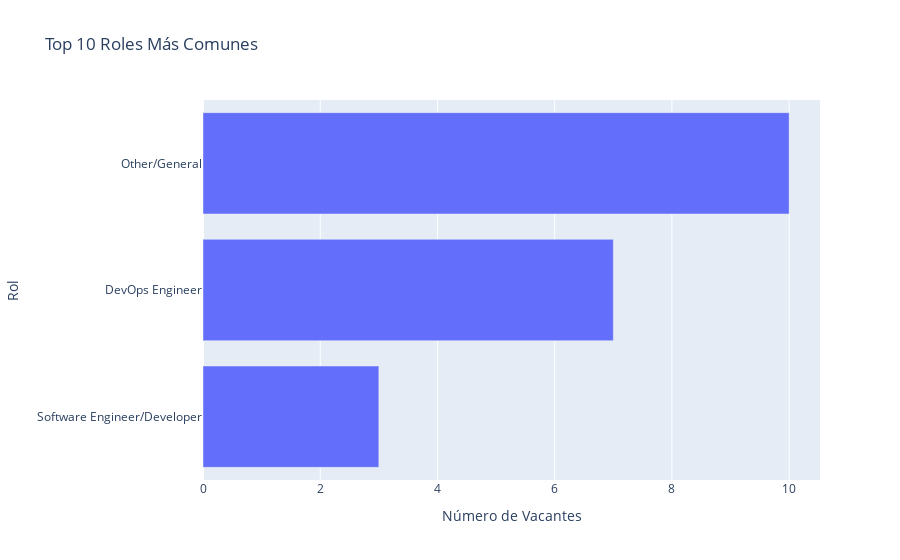

Notebook cell for this chart:
### Markdown cell above
### 3.4. Roles Más Demandados (Basado en datos crudos de `jobs`)

Similar a las habilidades, podemos ver los roles que más aparecen en los títulos de las vacantes.

### Code cell
if not df_jobs.empty and 'title' in df_jobs.columns:
    # Una simplificación básica de roles para este análisis
    def simplify_title_for_roles(title):
        title_lower = str(title).lower()
        if 'software engineer' in title_lower or 'ingeniero de software' in title_lower or 'desarrollador' in title_lower: return 'Software Engineer/Developer'
        if 'data scientist' in title_lower or 'científico de datos' in title_lower: return 'Data Scientist'
        if 'product manager' in title_lower or 'gerente de producto' in title_lower: return 'Product Manager'
        if 'devops' in title_lower: return 'DevOps Engineer'
        if 'frontend' in title_lower: return 'Frontend Developer'
        if 'backend' in title_lower: return 'Backend Developer'
        if 'full stack' in title_lower: return 'Full Stack Developer'
        return 'Other/General'

    df_jobs['simplified_role'] = df_jobs['title'].apply(simplify_title_for_roles)
    role_counts = df_jobs['simplified_role'].value_counts().reset_index()
    role_counts.columns = ['Rol', 'Número de Vacantes']
    fig = px.bar(role_counts.head(10), x='Número de Vacantes', y='Rol', orientation='h',
                 title='Top 10 Roles Más Comunes',
                 color_continuous_scale=px.colors.sequential.Oranges)
    fig.update_layout(yaxis={'categoryorder':'total ascending'})
    fig.show()
else:
    print("No hay datos de títulos de vacantes para analizar roles.")

### Figure 1 — Plotly figure (JSON) as saved in the notebook; plotly's stock layout.template omitted (floating-point values rounded to 4 significant figures)
{"data": [{"hovertemplate": "Número de Vacantes=%{x}<br>Rol=%{y}<extra></extra>", "legendgroup": "", "marker": {"color": "#636efa", "pattern": {"shape": ""}}, "name": "", "orientation": "h", "showlegend": false, "textposition": "auto", "type": "bar", "x": [10, 7, 3], "xaxis": "x", "y": ["Other/General", "DevOps Engineer", "Software Engineer/Developer"], "yaxis": "y"}], "layout": {"barmode": "relative", "legend": {"tracegroupgap": 0}, "title": {"text": "Top 10 Roles Más Comunes"}, "xaxis": {"anchor": "y", "domain": [0, 1], "title": {"text": "Número de Vacantes"}}, "yaxis": {"anchor": "x", "categoryorder": "total ascending", "domain": [0, 1], "title": {"text": "Rol"}}}}
